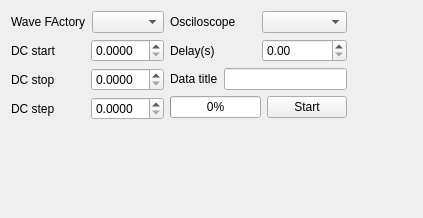
<?xml version="1.0" encoding="UTF-8"?>
<ui version="4.0">
 <class>TmpESRExperiment</class>
 <widget class="QWidget" name="TmpESRExperiment">
  <property name="geometry">
   <rect>
    <x>0</x>
    <y>0</y>
    <width>423</width>
    <height>218</height>
   </rect>
  </property>
  <property name="windowTitle">
   <string>Form</string>
  </property>
  <layout class="QVBoxLayout" name="verticalLayout_5">
   <item>
    <layout class="QHBoxLayout" name="horizontalLayout_9">
     <item>
      <layout class="QVBoxLayout" name="verticalLayout_3">
       <item>
        <layout class="QHBoxLayout" name="horizontalLayout">
         <item>
          <widget class="QLabel" name="label">
           <property name="text">
            <string>Wave FActory</string>
           </property>
          </widget>
         </item>
         <item>
          <widget class="QComboBox" name="wfcomboBox"/>
         </item>
        </layout>
       </item>
       <item>
        <layout class="QVBoxLayout" name="verticalLayout">
         <item>
          <layout class="QHBoxLayout" name="horizontalLayout_3">
           <item>
            <widget class="QLabel" name="label_3">
             <property name="text">
              <string>DC start</string>
             </property>
            </widget>
           </item>
           <item>
            <widget class="QDoubleSpinBox" name="dcstartSpinBox">
             <property name="decimals">
              <number>4</number>
             </property>
             <property name="maximum">
              <double>20.000000000000000</double>
             </property>
             <property name="singleStep">
              <double>0.000100000000000</double>
             </property>
            </widget>
           </item>
          </layout>
         </item>
         <item>
          <layout class="QHBoxLayout" name="horizontalLayout_4">
           <item>
            <widget class="QLabel" name="label_4">
             <property name="text">
              <string>DC stop</string>
             </property>
            </widget>
           </item>
           <item>
            <widget class="QDoubleSpinBox" name="dcstopSpinBox">
             <property name="decimals">
              <number>4</number>
             </property>
             <property name="maximum">
              <double>20.000000000000000</double>
             </property>
             <property name="singleStep">
              <double>0.000100000000000</double>
             </property>
            </widget>
           </item>
          </layout>
         </item>
         <item>
          <layout class="QHBoxLayout" name="horizontalLayout_5">
           <item>
            <widget class="QLabel" name="label_5">
             <property name="text">
              <string>DC step</string>
             </property>
            </widget>
           </item>
           <item>
            <widget class="QDoubleSpinBox" name="dcstepSpinBox">
             <property name="decimals">
              <number>4</number>
             </property>
             <property name="singleStep">
              <double>0.000100000000000</double>
             </property>
            </widget>
           </item>
          </layout>
         </item>
        </layout>
       </item>
       <item>
        <spacer name="verticalSpacer">
         <property name="orientation">
          <enum>Qt::Vertical</enum>
         </property>
         <property name="sizeHint" stdset="0">
          <size>
           <width>20</width>
           <height>40</height>
          </size>
         </property>
        </spacer>
       </item>
      </layout>
     </item>
     <item>
      <layout class="QVBoxLayout" name="verticalLayout_4">
       <item>
        <layout class="QHBoxLayout" name="horizontalLayout_2">
         <item>
          <widget class="QLabel" name="label_2">
           <property name="text">
            <string>Osciloscope</string>
           </property>
          </widget>
         </item>
         <item>
          <widget class="QComboBox" name="osciloscopecomboBox"/>
         </item>
        </layout>
       </item>
       <item>
        <layout class="QVBoxLayout" name="verticalLayout_2">
         <item>
          <layout class="QHBoxLayout" name="horizontalLayout_6">
           <item>
            <widget class="QLabel" name="label_6">
             <property name="text">
              <string>Delay(s)</string>
             </property>
            </widget>
           </item>
           <item>
            <widget class="QDoubleSpinBox" name="delaySpinBox"/>
           </item>
          </layout>
         </item>
         <item>
          <layout class="QHBoxLayout" name="horizontalLayout_7">
           <item>
            <widget class="QLabel" name="label_7">
             <property name="text">
              <string>Data title</string>
             </property>
            </widget>
           </item>
           <item>
            <widget class="QLineEdit" name="datatitlelineEdit"/>
           </item>
          </layout>
         </item>
        </layout>
       </item>
       <item>
        <layout class="QHBoxLayout" name="horizontalLayout_8">
         <item>
          <widget class="QProgressBar" name="progressBar">
           <property name="value">
            <number>0</number>
           </property>
          </widget>
         </item>
         <item>
          <widget class="QPushButton" name="startpushButton">
           <property name="text">
            <string>Start</string>
           </property>
          </widget>
         </item>
        </layout>
       </item>
       <item>
        <spacer name="verticalSpacer_2">
         <property name="orientation">
          <enum>Qt::Vertical</enum>
         </property>
         <property name="sizeHint" stdset="0">
          <size>
           <width>20</width>
           <height>40</height>
          </size>
         </property>
        </spacer>
       </item>
      </layout>
     </item>
     <item>
      <spacer name="horizontalSpacer_2">
       <property name="orientation">
        <enum>Qt::Horizontal</enum>
       </property>
       <property name="sizeHint" stdset="0">
        <size>
         <width>40</width>
         <height>20</height>
        </size>
       </property>
      </spacer>
     </item>
    </layout>
   </item>
   <item>
    <spacer name="verticalSpacer_3">
     <property name="orientation">
      <enum>Qt::Vertical</enum>
     </property>
     <property name="sizeHint" stdset="0">
      <size>
       <width>20</width>
       <height>35</height>
      </size>
     </property>
    </spacer>
   </item>
  </layout>
 </widget>
 <resources/>
 <connections/>
</ui>
